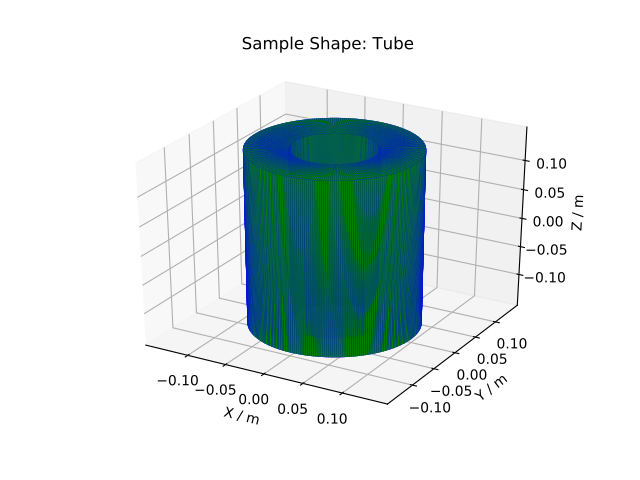

This figure's Python source:
from mantid.simpleapi import *
import matplotlib.pyplot as plt
import numpy as np

from mpl_toolkits.mplot3d.art3d import Poly3DCollection
from mantid.api import AnalysisDataService as ADS

# load sample shape mesh file for a workspace
ws = CreateSampleWorkspace()
# alternatively: ws = Load('filepath') or ws = ADS.retrieve('ws')
ws = LoadSampleShape(ws, "tube.stl")

# get shape and mesh vertices
sample = ws.sample()
shape = sample.getShape()
mesh = shape.getMesh()

# Create 3D Polygon and set facecolor
mesh_polygon = Poly3DCollection(mesh, facecolors = ['g'], edgecolors = ['b'], alpha = 0.5, linewidths=0.1)

fig, axes = plt.subplots(subplot_kw={'projection':'mantid3d'})
axes.add_collection3d(mesh_polygon)

axes.set_mesh_axes_equal(mesh)
axes.set_title('Sample Shape: Tube')
axes.set_xlabel('X / m')
axes.set_ylabel('Y / m')
axes.set_zlabel('Z / m')

plt.show()
